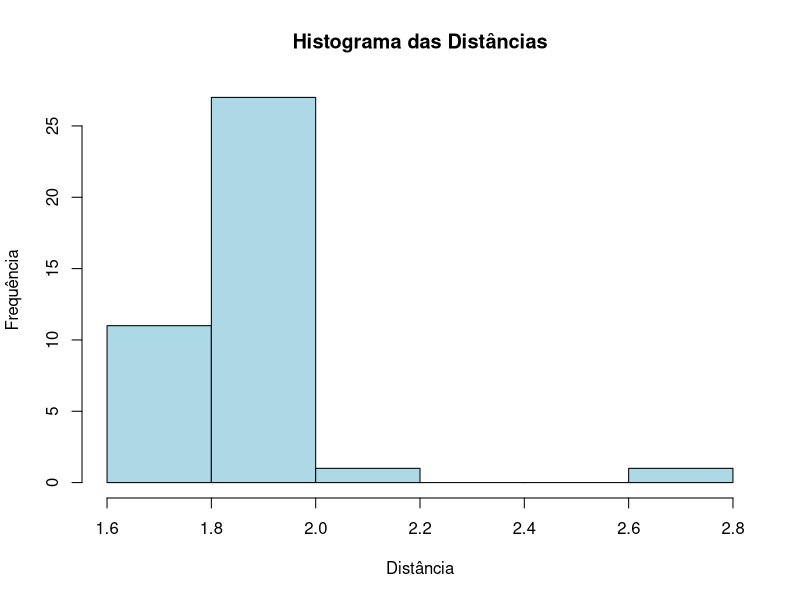
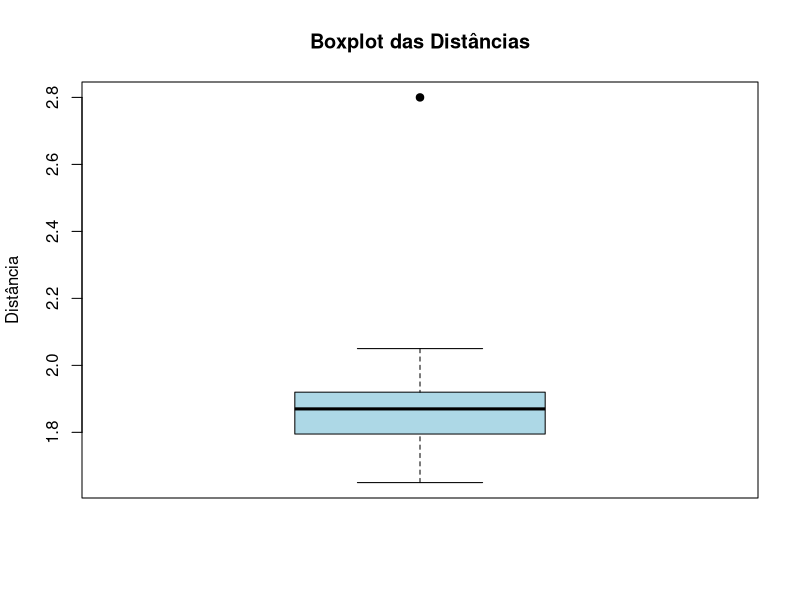
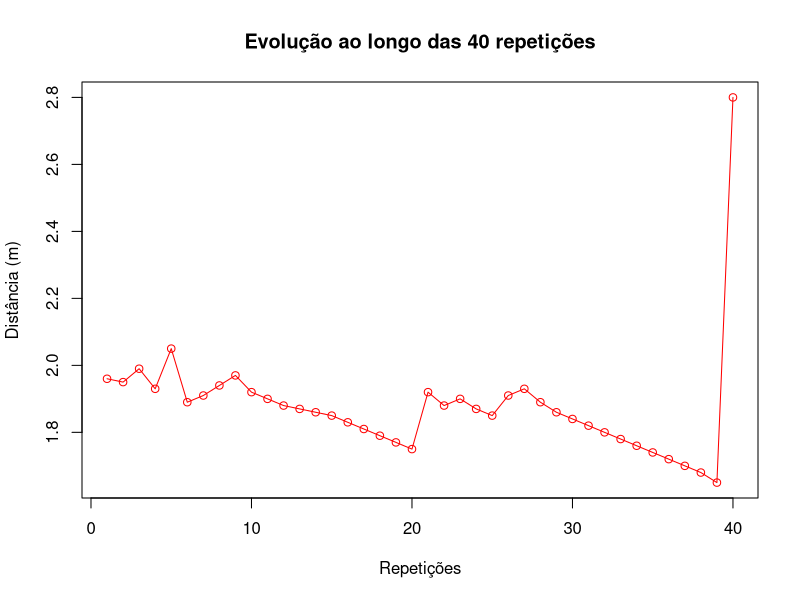

Reproduce these figures in R, in order.
## ---- chunk 1
distancia <- c(1.96, 1.95, 1.99, 1.93, 2.05, 1.89, 1.91, 1.94, 1.97, 1.92,
1.90, 1.88, 1.87, 1.86, 1.85, 1.83, 1.81, 1.79, 1.77, 1.75,
1.92, 1.88, 1.90, 1.87, 1.85, 1.91, 1.93, 1.89, 1.86, 1.84,
1.82, 1.80, 1.78, 1.76, 1.74, 1.72, 1.70, 1.68, 1.65, 2.80)
## ---- chunk 2
hist(distancia,
     main = "Histograma das Distâncias",
     xlab = "Distância",
     ylab = "Frequência",
     col = "lightblue",
     border = "black")
## ---- chunk 3
boxplot(distancia,
        main = "Boxplot das Distâncias",
        ylab = "Distância",
        col = "lightblue",
        border = "black",
        col.out = "red",
        pch = 19)
## ---- chunk 4
# Gráfico de linha - Evolução ao longo das 40 repetições
plot(distancia, type = "o",
     main = "Evolução ao longo das 40 repetições",
     xlab = "Repetições",
     ylab = "Distância (m)",
     col = "red")
